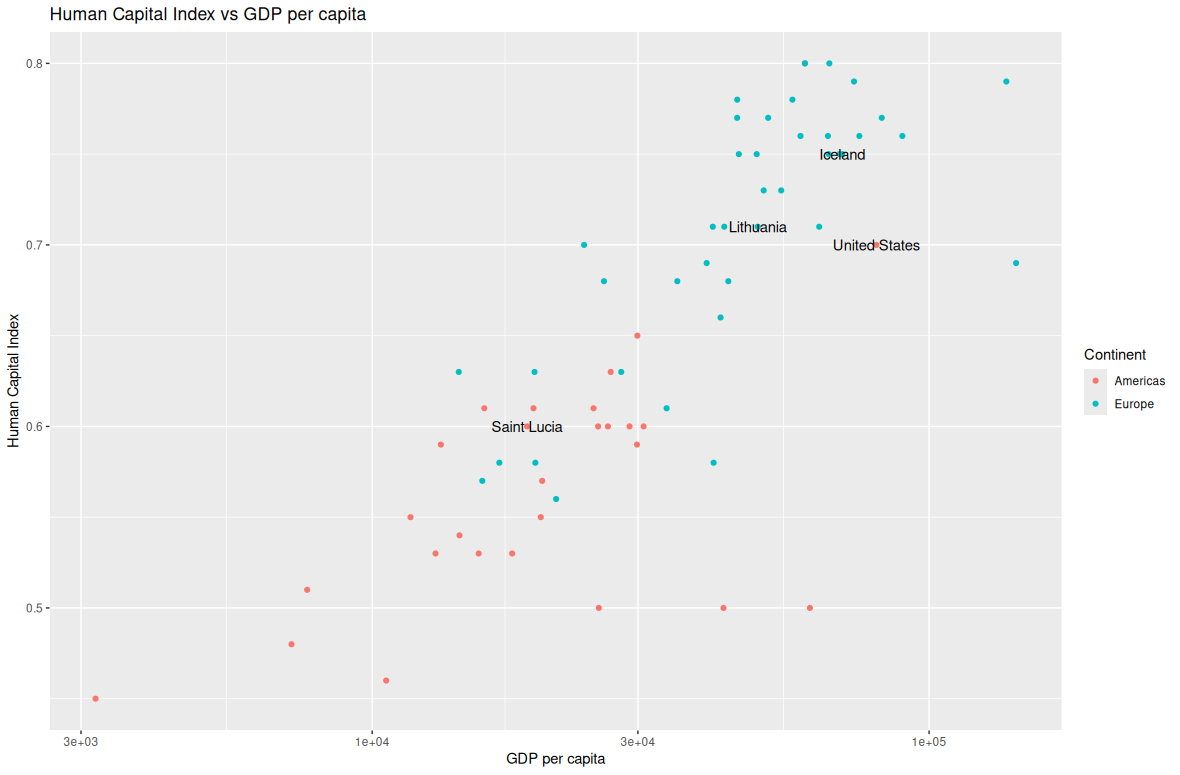

The R source for this figure:
library(ggplot2)
theme_set(theme_gray())

url <- 'https://web.tecnico.ulisboa.pt/~paulo.soares/pe/projeto/Paises_PIB_ICH.csv'
data <- read.csv(url, check.names = FALSE)
continents <- c("Europe", "Americas")
countries <- c("Lithuania", "Iceland", "United States", "Saint Lucia")

data |>
  subset(Continent %in% continents) |>
  ggplot() +
  geom_point(aes(GDP, HCI, color = Continent)) +
  scale_x_log10() +
  geom_text(data = subset(data, Country %in% countries),
            aes(x = GDP, y = HCI, label = Country),
            color = "black") +
  labs(title = paste("Human Capital Index vs GDP per capita"),
      x = "GDP per capita",
      y = "Human Capital Index")
